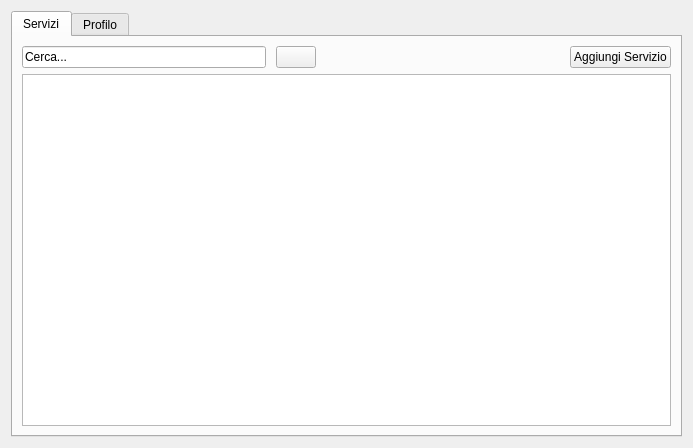
<?xml version="1.0" encoding="UTF-8"?>
<ui version="4.0">
 <class>Main</class>
 <widget class="QWidget" name="Main">
  <property name="geometry">
   <rect>
    <x>0</x>
    <y>0</y>
    <width>693</width>
    <height>448</height>
   </rect>
  </property>
  <property name="sizePolicy">
   <sizepolicy hsizetype="Expanding" vsizetype="Expanding">
    <horstretch>0</horstretch>
    <verstretch>0</verstretch>
   </sizepolicy>
  </property>
  <property name="windowTitle">
   <string>Form</string>
  </property>
  <layout class="QVBoxLayout" name="verticalLayout_2">
   <item>
    <widget class="QTabWidget" name="tabWidget">
     <property name="sizePolicy">
      <sizepolicy hsizetype="Preferred" vsizetype="Preferred">
       <horstretch>0</horstretch>
       <verstretch>0</verstretch>
      </sizepolicy>
     </property>
     <property name="currentIndex">
      <number>0</number>
     </property>
     <widget class="QWidget" name="tab">
      <attribute name="title">
       <string>Servizi</string>
      </attribute>
      <layout class="QVBoxLayout" name="verticalLayout_3">
       <item>
        <layout class="QVBoxLayout" name="verticalLayout">
         <property name="sizeConstraint">
          <enum>QLayout::SetMaximumSize</enum>
         </property>
         <item>
          <layout class="QHBoxLayout" name="horizontalLayout">
           <property name="spacing">
            <number>10</number>
           </property>
           <property name="rightMargin">
            <number>0</number>
           </property>
           <item>
            <widget class="QLineEdit" name="main_edit_cerca">
             <property name="inputMask">
              <string>Cerca...</string>
             </property>
             <property name="text">
              <string>Cerca...</string>
             </property>
            </widget>
           </item>
           <item>
            <widget class="QPushButton" name="main_btn_cerca">
             <property name="cursor">
              <cursorShape>OpenHandCursor</cursorShape>
             </property>
             <property name="autoFillBackground">
              <bool>false</bool>
             </property>
             <property name="text">
              <string/>
             </property>
             <property name="icon">
              <iconset>
               <normaloff>../../resources/cerca.png</normaloff>../../resources/cerca.png</iconset>
             </property>
            </widget>
           </item>
           <item>
            <spacer name="horizontalSpacer">
             <property name="orientation">
              <enum>Qt::Horizontal</enum>
             </property>
             <property name="sizeHint" stdset="0">
              <size>
               <width>40</width>
               <height>20</height>
              </size>
             </property>
            </spacer>
           </item>
           <item>
            <widget class="QPushButton" name="main_btn_aggiungi">
             <property name="layoutDirection">
              <enum>Qt::LeftToRight</enum>
             </property>
             <property name="text">
              <string>Aggiungi Servizio</string>
             </property>
            </widget>
           </item>
          </layout>
         </item>
         <item>
          <widget class="QTableView" name="main_tbl_servizi"/>
         </item>
        </layout>
       </item>
      </layout>
     </widget>
     <widget class="QWidget" name="tab_2">
      <attribute name="title">
       <string>Profilo</string>
      </attribute>
      <layout class="QVBoxLayout" name="verticalLayout_5">
       <item>
        <layout class="QHBoxLayout" name="horizontalLayout_3">
         <property name="leftMargin">
          <number>200</number>
         </property>
         <property name="rightMargin">
          <number>200</number>
         </property>
         <item>
          <widget class="QLabel" name="main_slbl_utente">
           <property name="font">
            <font>
             <pointsize>14</pointsize>
            </font>
           </property>
           <property name="text">
            <string>Username</string>
           </property>
          </widget>
         </item>
         <item>
          <widget class="QLabel" name="main_dlbl_utente">
           <property name="font">
            <font>
             <pointsize>14</pointsize>
            </font>
           </property>
           <property name="text">
            <string>TextLabel</string>
           </property>
          </widget>
         </item>
        </layout>
       </item>
       <item>
        <layout class="QHBoxLayout" name="horizontalLayout_4">
         <property name="spacing">
          <number>0</number>
         </property>
         <property name="leftMargin">
          <number>200</number>
         </property>
         <property name="rightMargin">
          <number>165</number>
         </property>
         <item>
          <widget class="QLabel" name="main_slbl_password">
           <property name="font">
            <font>
             <pointsize>14</pointsize>
            </font>
           </property>
           <property name="text">
            <string>Password</string>
           </property>
          </widget>
         </item>
         <item>
          <widget class="QLabel" name="main_dlbl_password">
           <property name="sizePolicy">
            <sizepolicy hsizetype="Preferred" vsizetype="Preferred">
             <horstretch>0</horstretch>
             <verstretch>0</verstretch>
            </sizepolicy>
           </property>
           <property name="font">
            <font>
             <pointsize>14</pointsize>
            </font>
           </property>
           <property name="text">
            <string>TextLabel</string>
           </property>
          </widget>
         </item>
         <item>
          <widget class="QPushButton" name="main_btn_visibility_pass">
           <property name="sizePolicy">
            <sizepolicy hsizetype="Fixed" vsizetype="Fixed">
             <horstretch>0</horstretch>
             <verstretch>0</verstretch>
            </sizepolicy>
           </property>
           <property name="text">
            <string/>
           </property>
           <property name="icon">
            <iconset>
             <normaloff>../resources/visible.png</normaloff>../resources/visible.png</iconset>
           </property>
          </widget>
         </item>
        </layout>
       </item>
       <item>
        <layout class="QHBoxLayout" name="horizontalLayout_2">
         <property name="spacing">
          <number>0</number>
         </property>
         <property name="leftMargin">
          <number>125</number>
         </property>
         <property name="rightMargin">
          <number>125</number>
         </property>
         <item>
          <widget class="QPushButton" name="main_btn_modutente">
           <property name="sizePolicy">
            <sizepolicy hsizetype="Fixed" vsizetype="Fixed">
             <horstretch>0</horstretch>
             <verstretch>0</verstretch>
            </sizepolicy>
           </property>
           <property name="font">
            <font>
             <pointsize>14</pointsize>
            </font>
           </property>
           <property name="text">
            <string>Modifica utente</string>
           </property>
          </widget>
         </item>
         <item>
          <widget class="QPushButton" name="main_btn_logout">
           <property name="sizePolicy">
            <sizepolicy hsizetype="Fixed" vsizetype="Fixed">
             <horstretch>0</horstretch>
             <verstretch>0</verstretch>
            </sizepolicy>
           </property>
           <property name="font">
            <font>
             <pointsize>14</pointsize>
            </font>
           </property>
           <property name="text">
            <string>Log out</string>
           </property>
          </widget>
         </item>
        </layout>
       </item>
      </layout>
     </widget>
    </widget>
   </item>
  </layout>
 </widget>
 <resources/>
 <connections/>
</ui>
